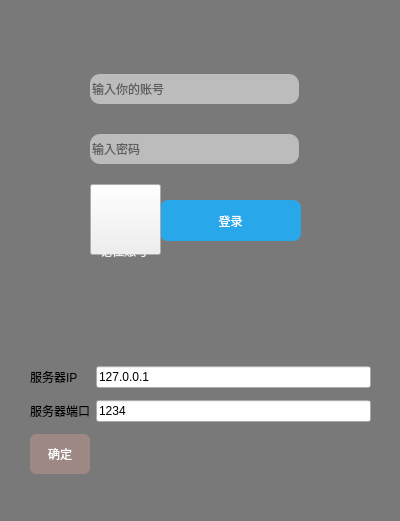
<?xml version="1.0" encoding="UTF-8"?>
<ui version="4.0">
 <class>Form</class>
 <widget class="QWidget" name="Form">
  <property name="geometry">
   <rect>
    <x>0</x>
    <y>0</y>
    <width>400</width>
    <height>521</height>
   </rect>
  </property>
  <property name="windowTitle">
   <string>Form</string>
  </property>
  <property name="styleSheet">
   <string notr="true">#Form{
	background-color: rgb(121, 121, 121);

}</string>
  </property>
  <widget class="QPushButton" name="loginBtn">
   <property name="geometry">
    <rect>
     <x>160</x>
     <y>200</y>
     <width>141</width>
     <height>41</height>
    </rect>
   </property>
   <property name="styleSheet">
    <string notr="true">#loginBtn{
border-radius:8px;
	color: rgb(255, 255, 255);
	background-color: rgb(40, 168, 234);
}
#loginBtn:hover{
border-radius:8px;
	color: rgb(255, 0, 255);
	background-color: rgb(40, 168, 234);
}</string>
   </property>
   <property name="text">
    <string>登录</string>
   </property>
  </widget>
  <widget class="QPushButton" name="userBtn">
   <property name="geometry">
    <rect>
     <x>90</x>
     <y>184</y>
     <width>71</width>
     <height>71</height>
    </rect>
   </property>
   <property name="styleSheet">
    <string notr="true"/>
   </property>
   <property name="text">
    <string/>
   </property>
  </widget>
  <widget class="QLabel" name="statusLabel">
   <property name="geometry">
    <rect>
     <x>180</x>
     <y>250</y>
     <width>141</width>
     <height>31</height>
    </rect>
   </property>
   <property name="styleSheet">
    <string notr="true">color: rgb(213, 81, 28);</string>
   </property>
   <property name="text">
    <string/>
   </property>
  </widget>
  <widget class="QWidget" name="">
   <property name="geometry">
    <rect>
     <x>90</x>
     <y>50</y>
     <width>209</width>
     <height>139</height>
    </rect>
   </property>
   <layout class="QVBoxLayout" name="verticalLayout">
    <item>
     <widget class="QLineEdit" name="userLineedit">
      <property name="minimumSize">
       <size>
        <width>0</width>
        <height>30</height>
       </size>
      </property>
      <property name="styleSheet">
       <string notr="true">background-color: rgb(188, 188, 188);
border-radius:10px;</string>
      </property>
      <property name="frame">
       <bool>false</bool>
      </property>
      <property name="placeholderText">
       <string>输入你的账号</string>
      </property>
     </widget>
    </item>
    <item>
     <widget class="QLineEdit" name="pwdLineedit">
      <property name="minimumSize">
       <size>
        <width>0</width>
        <height>30</height>
       </size>
      </property>
      <property name="styleSheet">
       <string notr="true">background-color: rgb(188, 188, 188);border-radius:10px;</string>
      </property>
      <property name="frame">
       <bool>false</bool>
      </property>
      <property name="echoMode">
       <enum>QLineEdit::Password</enum>
      </property>
      <property name="placeholderText">
       <string>输入密码</string>
      </property>
     </widget>
    </item>
   </layout>
  </widget>
  <widget class="QLabel" name="label">
   <property name="geometry">
    <rect>
     <x>100</x>
     <y>240</y>
     <width>54</width>
     <height>21</height>
    </rect>
   </property>
   <property name="styleSheet">
    <string notr="true">color: rgb(238, 238, 238);
font: 8pt &quot;.PingFang SC&quot;;</string>
   </property>
   <property name="text">
    <string>记住账号</string>
   </property>
  </widget>
  <widget class="QWidget" name="">
   <property name="geometry">
    <rect>
     <x>30</x>
     <y>360</y>
     <width>341</width>
     <height>121</height>
    </rect>
   </property>
   <layout class="QGridLayout" name="gridLayout">
    <item row="0" column="1">
     <widget class="QLineEdit" name="IPlineedit">
      <property name="text">
       <string>127.0.0.1</string>
      </property>
      <property name="placeholderText">
       <string>服务器IP地址</string>
      </property>
     </widget>
    </item>
    <item row="1" column="1">
     <widget class="QLineEdit" name="Portlineedit">
      <property name="text">
       <string>1234</string>
      </property>
      <property name="placeholderText">
       <string>服务器端口号</string>
      </property>
     </widget>
    </item>
    <item row="0" column="0">
     <widget class="QLabel" name="IPlabel">
      <property name="text">
       <string>服务器IP</string>
      </property>
     </widget>
    </item>
    <item row="1" column="0">
     <widget class="QLabel" name="Portlabel">
      <property name="text">
       <string>服务器端口</string>
      </property>
     </widget>
    </item>
    <item row="2" column="0">
     <widget class="QPushButton" name="setokBtn">
      <property name="sizePolicy">
       <sizepolicy hsizetype="Minimum" vsizetype="Preferred">
        <horstretch>0</horstretch>
        <verstretch>0</verstretch>
       </sizepolicy>
      </property>
      <property name="maximumSize">
       <size>
        <width>16777215</width>
        <height>40</height>
       </size>
      </property>
      <property name="styleSheet">
       <string notr="true">border-radius:6px;
background-color: rgb(157, 136, 131);
color: rgb(255, 255, 255);</string>
      </property>
      <property name="text">
       <string>确定</string>
      </property>
     </widget>
    </item>
   </layout>
  </widget>
  <widget class="QWidget" name="">
   <property name="geometry">
    <rect>
     <x>270</x>
     <y>0</y>
     <width>121</width>
     <height>31</height>
    </rect>
   </property>
   <layout class="QHBoxLayout" name="horizontalLayout">
    <property name="spacing">
     <number>0</number>
    </property>
    <item>
     <widget class="QPushButton" name="logonBtn">
      <property name="sizePolicy">
       <sizepolicy hsizetype="Preferred" vsizetype="Preferred">
        <horstretch>0</horstretch>
        <verstretch>0</verstretch>
       </sizepolicy>
      </property>
      <property name="toolTip">
       <string>输入想要注册的账号和密码，然后点击此按钮注册</string>
      </property>
      <property name="styleSheet">
       <string notr="true">

#logonBtn{
border-radius:5px;
border-image: url(:/img/5.png);}
#logonBtn:hover{
border-radius:5px;
border-image: url(:/img/5.png);
	background-color: rgb(172, 255, 175);
}</string>
      </property>
      <property name="text">
       <string/>
      </property>
     </widget>
    </item>
    <item>
     <widget class="QPushButton" name="setBtn">
      <property name="sizePolicy">
       <sizepolicy hsizetype="Preferred" vsizetype="Preferred">
        <horstretch>0</horstretch>
        <verstretch>0</verstretch>
       </sizepolicy>
      </property>
      <property name="toolTip">
       <string>服务器设置</string>
      </property>
      <property name="toolTipDuration">
       <number>-1</number>
      </property>
      <property name="styleSheet">
       <string notr="true">
#setBtn{
border-radius:5px;
border-image: url(:/img/set.png);}
#setBtn:hover{
border-radius:5px;
border-image: url(:/img/set.png);
	background-color: rgb(172, 255, 175);
}</string>
      </property>
      <property name="text">
       <string/>
      </property>
     </widget>
    </item>
    <item>
     <widget class="QPushButton" name="pushButton_4">
      <property name="sizePolicy">
       <sizepolicy hsizetype="Preferred" vsizetype="Preferred">
        <horstretch>0</horstretch>
        <verstretch>0</verstretch>
       </sizepolicy>
      </property>
      <property name="styleSheet">
       <string notr="true">#pushButton_4{
border-radius:5px;
border-image: url(:/img/3.png);}
#pushButton_4:hover{border-radius:5px;
border-image: url(:/img/3.png);
	background-color: rgb(172, 255, 175);
}</string>
      </property>
      <property name="text">
       <string/>
      </property>
     </widget>
    </item>
    <item>
     <widget class="QPushButton" name="pushButton_6">
      <property name="sizePolicy">
       <sizepolicy hsizetype="Preferred" vsizetype="Preferred">
        <horstretch>0</horstretch>
        <verstretch>0</verstretch>
       </sizepolicy>
      </property>
      <property name="toolTip">
       <string>关闭</string>
      </property>
      <property name="toolTipDuration">
       <number>-1</number>
      </property>
      <property name="whatsThis">
       <string/>
      </property>
      <property name="styleSheet">
       <string notr="true">#pushButton_6{border-radius:5px;
border-image: url(:/img/4.png);}
#pushButton_6:hover{border-radius:5px;
border-image: url(:/img/4.png);
	background-color: rgb(172, 255, 175);
}</string>
      </property>
      <property name="text">
       <string/>
      </property>
     </widget>
    </item>
   </layout>
  </widget>
 </widget>
 <tabstops>
  <tabstop>userLineedit</tabstop>
  <tabstop>pwdLineedit</tabstop>
  <tabstop>loginBtn</tabstop>
  <tabstop>userBtn</tabstop>
  <tabstop>pushButton_4</tabstop>
  <tabstop>pushButton_6</tabstop>
  <tabstop>setBtn</tabstop>
  <tabstop>logonBtn</tabstop>
  <tabstop>IPlineedit</tabstop>
  <tabstop>Portlineedit</tabstop>
  <tabstop>setokBtn</tabstop>
 </tabstops>
 <resources/>
 <connections/>
</ui>
